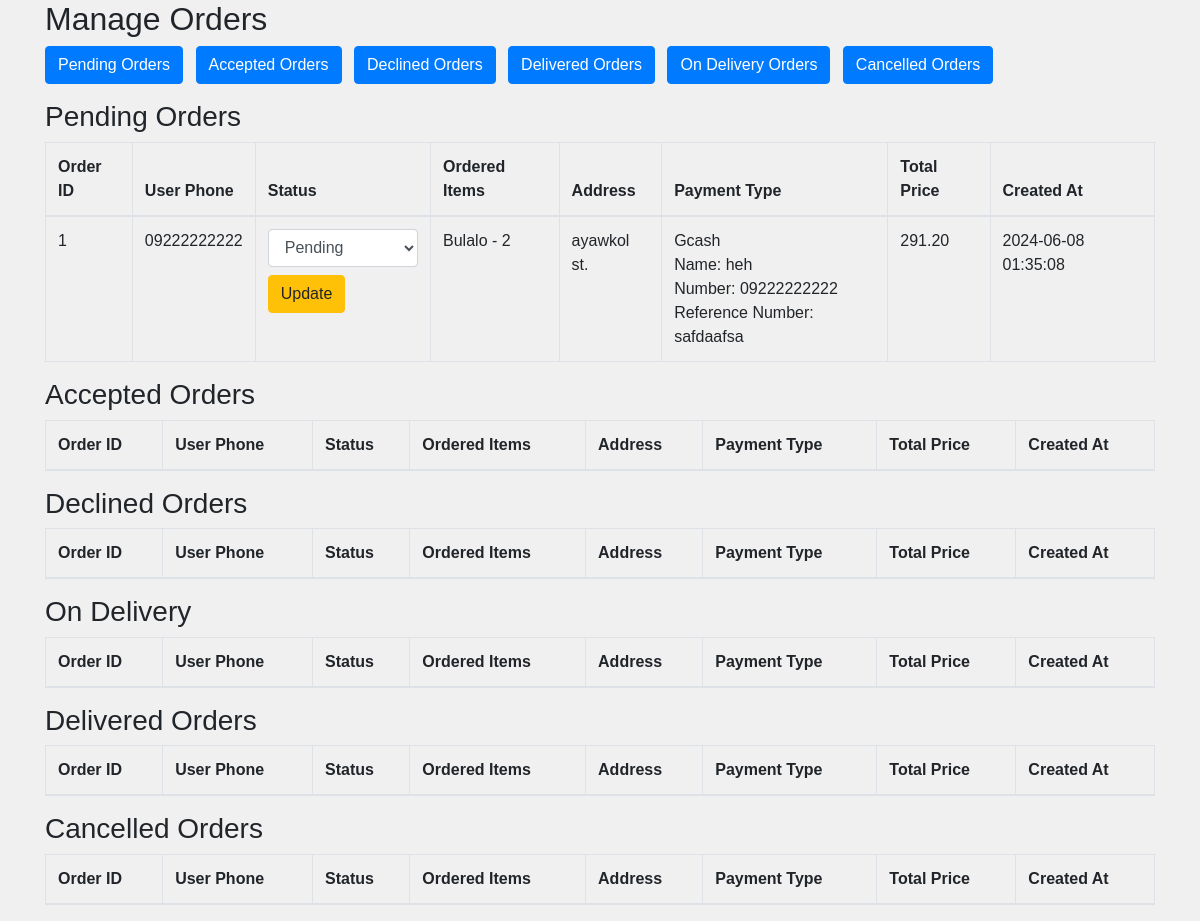
Screenshot of /admin-panel-2/orders.php with the database file from the repository.
### tables this page shows
CREATE TABLE `orders` (
  `id` int(11) NOT NULL,
  `user_id` int(11) NOT NULL,
  `address` varchar(255) NOT NULL,
  `payment_type` varchar(50) NOT NULL,
  `total_price` decimal(10,2) NOT NULL,
  `status` enum('Pending','Order Accepted','Order Declined','Delivered','On Delivery','Cancelled') DEFAULT 'Pending',
  `ordered_items` longtext NOT NULL CHECK (json_valid(`ordered_items`)),
  `created_at` timestamp NOT NULL DEFAULT current_timestamp(),
  `phone` varchar(20) DEFAULT NULL
);

CREATE TABLE `users` (
  `id` int(11) NOT NULL,
  `username` varchar(128) NOT NULL,
  `full_name` varchar(255) NOT NULL,
  `email` varchar(255) NOT NULL,
  `password` varchar(255) NOT NULL,
  `phone` varchar(15) NOT NULL,
  `address` varchar(255) NOT NULL,
  `cart_count` int(11) NOT NULL DEFAULT 0,
  `is_senior_or_pwd` tinyint(1) NOT NULL DEFAULT 0
);

CREATE TABLE `gcash_info` (
  `id` int(11) NOT NULL,
  `user_id` int(11) NOT NULL,
  `reference_number` varchar(50) NOT NULL,
  `name` varchar(100) NOT NULL,
  `number` varchar(15) NOT NULL
);

### admin-panel-2/orders.php (the view, shortened to what this page needs)
<?php
include('../register-login/database.php');
function fetchOrders($status) {
    global $conn;
    $sql = "SELECT orders.*, users.phone
            FROM orders
            JOIN users ON orders.user_id = users.id
            WHERE status = '$status'";
    return mysqli_query($conn, $sql);
}
function fetchGcashInfo($order_id) {
    global $conn;
    $sql = "SELECT * FROM gcash_info WHERE id = '$order_id'";
    return mysqli_fetch_assoc(mysqli_query($conn, $sql));
}
$pending_orders = fetchOrders('Pending');
?>
<!DOCTYPE html>
<html lang="en">
<head>
    <link href="https://maxcdn.bootstrapcdn.com/bootstrap/4.5.2/css/bootstrap.min.css" rel="stylesheet">
    <link rel="stylesheet" href="styles.css">
</head>
<body>
<div class="container">
    <h2>Manage Orders</h2>
    <div class="mb-3">
        <a href="#pending" class="btn btn-primary mr-2">Pending Orders</a>
        <a href="#accepted" class="btn btn-primary mr-2">Accepted Orders</a>
        <a href="#declined" class="btn btn-primary mr-2">Declined Orders</a>
        <a href="#delivered" class="btn btn-primary mr-2">Delivered Orders</a>
        <a href="#on_delivery" class="btn btn-primary mr-2">On Delivery Orders</a>
        <a href="#cancelled" class="btn btn-primary">Cancelled Orders</a>
    </div>
    <?php
    function renderOrdersTable($orders, $title) {
        echo "<h3 id='" . strtolower(str_replace(' ', '_', $title)) . "'>$title</h3>";
        echo "<table class='table table-bordered'>
            <thead>
                <tr>
                    <th>Order ID</th>
                    <th>User Phone</th>
                    <th>Status</th>
                    <th>Ordered Items</th>
                    <th>Address</th>
                    <th>Payment Type</th>
                    <th>Total Price</th>
                    <th>Created At</th>
                </tr>
            </thead>
            <tbody>";
        while ($order = mysqli_fetch_assoc($orders)) {
            echo "<tr>
                <td>{$order['id']}</td>
                <td>{$order['phone']}</td>
                <td>
                    <form action='admin.php?page=orders' method='post'>
                        <input type='hidden' name='order_id' value='{$order['id']}'>
                        <select name='status' class='form-control'>
                            <option value='Pending' " . ($order['status'] == 'Pending' ? 'selected' : '') . ">Pending</option>
                            <option value='Order Accepted' " . ($order['status'] == 'Order Accepted' ? 'selected' : '') . ">Order Accepted</option>
                            <option value='Order Declined' " . ($order['status'] == 'Order Declined' ? 'selected' : '') . ">Order Declined</option>
                            <option value='Delivered' " . ($order['status'] == 'Delivered' ? 'selected' : '') . ">Delivered</option>
                            <option value='On Delivery' " . ($order['status'] == 'On Delivery' ? 'selected' : '') . ">On Delivery</option>
                            <option value='Cancelled' " . ($order['status'] == 'Cancelled' ? 'selected' : '') . ">Cancelled</option>
                        </select>
                        <button type='submit' name='update_order' class='btn btn-warning mt-2'>Update</button>
                    </form>
                </td>
                <td>";
                $ordered_items = json_decode($order['ordered_items'], true);
                foreach ($ordered_items as $item) {
                    echo "{$item['item_name']} - {$item['quantity']} <br>";
                }
            echo "</td>
                <td>{$order['address']}</td>
                <td>{$order['payment_type']}";
            if ($order['payment_type'] == 'Gcash') {
                $gcash_info = fetchGcashInfo($order['id']);
                if ($gcash_info) {
                    echo "<br>Name: " . htmlspecialchars($gcash_info['name']) .
                         "<br>Number: " . htmlspecialchars($gcash_info['number']) .
                         "<br>Reference Number: " . htmlspecialchars($gcash_info['reference_number']);
                }
            }
            echo "</td>
                <td>{$order['total_price']}</td>
                <td>{$order['created_at']}</td>
            </tr>";
        }
        echo "</tbody>
        </table>";
    }
    renderOrdersTable($pending_orders, 'Pending Orders');
    ?>
</div>
</body>
</html>

### admin-panel-2/styles.css (style rules this page uses)
body { font-family: Arial, sans-serif; background-color: #f0f0f0; margin: 0; padding: 0; }
.table { width: 100%; border-collapse: collapse; }
.table, .th, .td { border: 1px solid #ddd; }

### rows the page displays
orders: id "1", user.phone "09222222222", status "Pending", item_name "Bulalo", quantity "2", address "ayawkol st.", payment_type "Gcash", gcash_info.name "heh", gcash_info.number "09222222222", gcash_info.reference_number "safdaafsa", total_price "291.20", created_at "2024-06-08 01:35:08"

### other values shown
$title "Pending Orders Accepted Orders Declined Orders On Delivery Delivered Orders Cancelled Orders"
